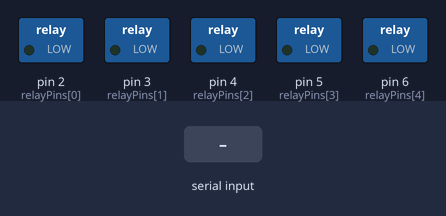
This sketch was run on a simulated Arduino Uno, built with avr-gcc and run on an emulated ATmega328P. Parts: switched loads named in the sketch (green lamp = pin HIGH). The test bench sets the inputs (shaded band).

Above: at 1.2 s.
1.3 s: "a" received over Serial
At 1.7 s:
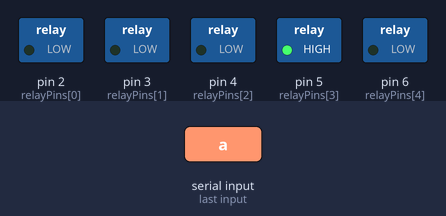
At 2.3 s:
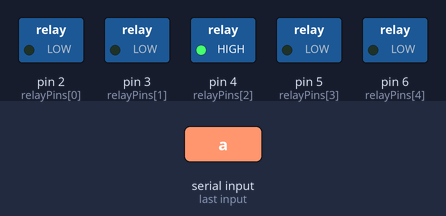
Timing chart, 0 to 5.7 s (numbered marks = the images above; inputs shaded):
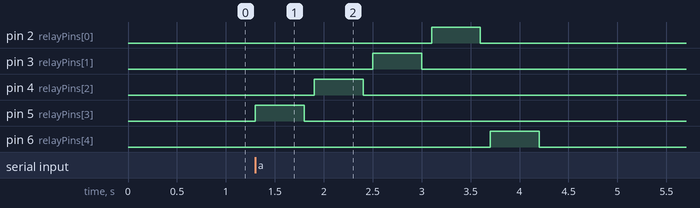

Measured:
- after the input at 1.3 s, pin 2 (relayPins[0]): LOW → HIGH after 1.8 s, → LOW 0.50 s later; pin 3 (relayPins[1]): LOW → HIGH after 1.2 s, → LOW 0.50 s later; pin 4 (relayPins[2]): LOW → HIGH after 0.60 s, → LOW 0.50 s later; pin 5 (relayPins[3]): LOW → HIGH at once, → LOW 0.50 s later; pin 6 (relayPins[4]): LOW → HIGH after 2.4 s, → LOW 0.50 s later

The sketch:

poofer.ino
```cpp
// Define relay pins
const int relayPins[] = {2, 3, 4, 5, 6}; // Pins D2 to D6
const int numRelays = 5; // Number of relays
const int relayOnDuration = 500; // Duration to turn on the relay for the poofer
const int relayOffDuration = 100; // inter poofer interval (in milliseconds) should be typically low
const int pauseDuration = 10000; // time between sequences - refractory time

// Define relay sequences
const int sequence1[] = {4, 3, 2, 1, 5}; // Sequence for 'a'
const int sequence2[] = {1, 5, 4, 3, 2}; // Sequence for 'b'
const int sequence3[] = {2, 4, 1, 5, 3}; // Sequence for 'c'
const int sequence4[] = {5, 1, 3, 2, 4}; // Sequence for 'd'

// Variable to store the current sequence
const int* currentSequence = sequence1;

void setup() {
  // Initialize each relay pin as an output
  for (int i = 0; i < numRelays; i++) {
    pinMode(relayPins[i], OUTPUT);
    digitalWrite(relayPins[i], LOW); // Ensure relays are off initially
  }

  // Start serial communication
  Serial.begin(9600); // Adjust baud rate as needed
}

void loop() {
  // Check if data is available to read
  if (Serial.available() > 0) {
    char command = Serial.read(); // Read the incoming byte

    // Select the sequence based on the received command
    switch (command) {
      case 'a':
        currentSequence = sequence1;
        break;
      case 'b':
        currentSequence = sequence2;
        break;
      case 'c':
        currentSequence = sequence3;
        break;
      case 'd':
        currentSequence = sequence4;
        break;
      default:
        return; // Ignore invalid commands
    }

    // Activate relays in the chosen sequence
    for (int i = 0; i < numRelays; i++) {
      int relayIndex = currentSequence[i] - 1; // Calculate index based on the sequence (1-based index)
      digitalWrite(relayPins[relayIndex], HIGH); // Turn on relay
      delay(relayOnDuration); // Wait for relayOnDuration
      digitalWrite(relayPins[relayIndex], LOW); // Turn off relay
      delay(relayOffDuration); // Wait for relayOffDuration before the next relay (inter poofer interval)
    }

    // Pause for pauseDuration before starting the sequence again
    delay(pauseDuration);
  }
}
```
